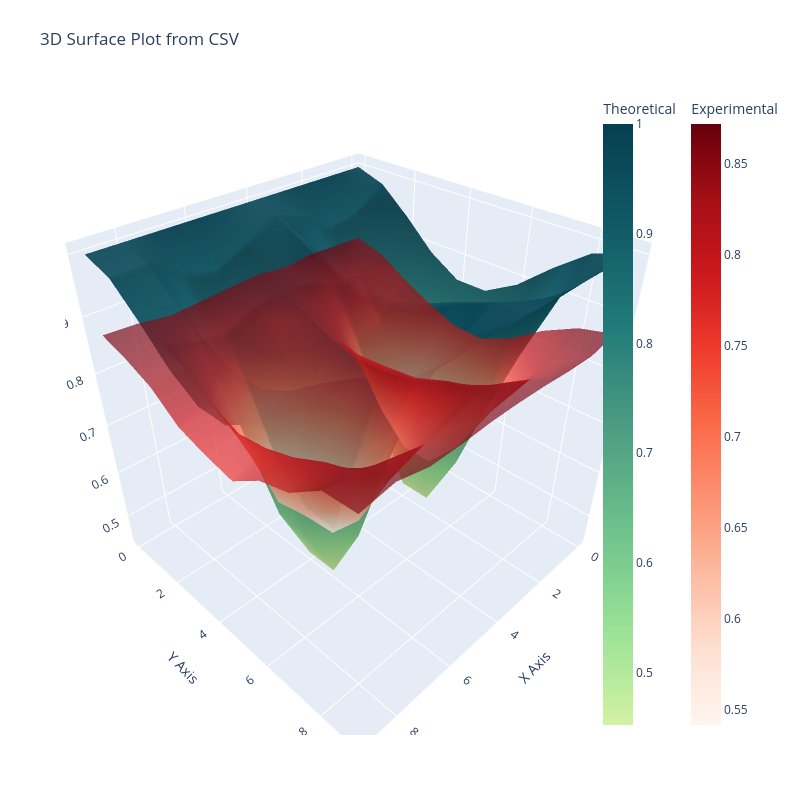

Write notebook code for a chart like this one.
### Code cell
N_data=10

theta_FSS = np.linspace(0,2*pi,N_data)
beta_angle = np.linspace(0,pi,N_data)
alpha = pi/16

experiment_number = 1
model = np.array([[analytical(theta=t,beta=b, alpha=alpha) for b in beta_angle] for t in theta_FSS])

experiment = pd.read_csv(path+test_filenames[experiment_number]+'.csv', header=None).dropna(axis=1,how='all').values
print (f"R2 = {r2(y_true=model,y_pred=experiment)}")
plot_surface_from_csv(model,experiment)
